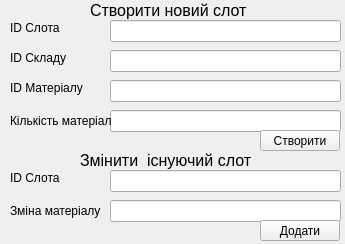
<?xml version="1.0" encoding="UTF-8"?>
<ui version="4.0">
 <class>AddSlot</class>
 <widget class="QWidget" name="AddSlot">
  <property name="geometry">
   <rect>
    <x>0</x>
    <y>0</y>
    <width>345</width>
    <height>244</height>
   </rect>
  </property>
  <property name="windowTitle">
   <string>СЛОТ</string>
  </property>
  <widget class="QLineEdit" name="IdSlot">
   <property name="geometry">
    <rect>
     <x>110</x>
     <y>20</y>
     <width>231</width>
     <height>22</height>
    </rect>
   </property>
  </widget>
  <widget class="QLineEdit" name="IdStorage">
   <property name="geometry">
    <rect>
     <x>110</x>
     <y>50</y>
     <width>231</width>
     <height>22</height>
    </rect>
   </property>
  </widget>
  <widget class="QLabel" name="IdSlotLabel">
   <property name="geometry">
    <rect>
     <x>10</x>
     <y>20</y>
     <width>91</width>
     <height>16</height>
    </rect>
   </property>
   <property name="text">
    <string>ID Слота</string>
   </property>
  </widget>
  <widget class="QLabel" name="IdMaterialLabel">
   <property name="geometry">
    <rect>
     <x>10</x>
     <y>80</y>
     <width>81</width>
     <height>16</height>
    </rect>
   </property>
   <property name="text">
    <string>ID Матеріалу</string>
   </property>
  </widget>
  <widget class="QLabel" name="IdStorageLabel">
   <property name="geometry">
    <rect>
     <x>10</x>
     <y>50</y>
     <width>91</width>
     <height>16</height>
    </rect>
   </property>
   <property name="text">
    <string>ID Складу</string>
   </property>
  </widget>
  <widget class="QLineEdit" name="MaterialCount">
   <property name="geometry">
    <rect>
     <x>110</x>
     <y>110</y>
     <width>231</width>
     <height>22</height>
    </rect>
   </property>
  </widget>
  <widget class="QPushButton" name="AddDeliveryButton">
   <property name="geometry">
    <rect>
     <x>260</x>
     <y>130</y>
     <width>80</width>
     <height>21</height>
    </rect>
   </property>
   <property name="text">
    <string>Створити</string>
   </property>
  </widget>
  <widget class="QLineEdit" name="IdMaterial">
   <property name="geometry">
    <rect>
     <x>110</x>
     <y>80</y>
     <width>231</width>
     <height>22</height>
    </rect>
   </property>
  </widget>
  <widget class="QLabel" name="MaterialCountLabel">
   <property name="geometry">
    <rect>
     <x>10</x>
     <y>110</y>
     <width>101</width>
     <height>21</height>
    </rect>
   </property>
   <property name="text">
    <string>Кількість матеріалу</string>
   </property>
  </widget>
  <widget class="QLabel" name="label">
   <property name="geometry">
    <rect>
     <x>90</x>
     <y>0</y>
     <width>161</width>
     <height>20</height>
    </rect>
   </property>
   <property name="font">
    <font>
     <pointsize>12</pointsize>
    </font>
   </property>
   <property name="text">
    <string>Створити новий слот</string>
   </property>
  </widget>
  <widget class="QLabel" name="label_2">
   <property name="geometry">
    <rect>
     <x>80</x>
     <y>150</y>
     <width>211</width>
     <height>20</height>
    </rect>
   </property>
   <property name="font">
    <font>
     <pointsize>12</pointsize>
    </font>
   </property>
   <property name="text">
    <string>Змінити  існуючий слот</string>
   </property>
  </widget>
  <widget class="QLineEdit" name="idSlotAdding">
   <property name="geometry">
    <rect>
     <x>110</x>
     <y>170</y>
     <width>231</width>
     <height>22</height>
    </rect>
   </property>
  </widget>
  <widget class="QLabel" name="IdSlotLabel_2">
   <property name="geometry">
    <rect>
     <x>10</x>
     <y>170</y>
     <width>91</width>
     <height>16</height>
    </rect>
   </property>
   <property name="text">
    <string>ID Слота</string>
   </property>
  </widget>
  <widget class="QLineEdit" name="MaterialCountAdding">
   <property name="geometry">
    <rect>
     <x>110</x>
     <y>200</y>
     <width>231</width>
     <height>22</height>
    </rect>
   </property>
  </widget>
  <widget class="QLabel" name="MaterialCountLabel_2">
   <property name="geometry">
    <rect>
     <x>10</x>
     <y>200</y>
     <width>101</width>
     <height>21</height>
    </rect>
   </property>
   <property name="text">
    <string>Зміна матеріалу</string>
   </property>
  </widget>
  <widget class="QPushButton" name="addMatherialsToSlot">
   <property name="geometry">
    <rect>
     <x>260</x>
     <y>220</y>
     <width>80</width>
     <height>21</height>
    </rect>
   </property>
   <property name="text">
    <string>Додати</string>
   </property>
  </widget>
 </widget>
 <resources/>
 <connections/>
</ui>
